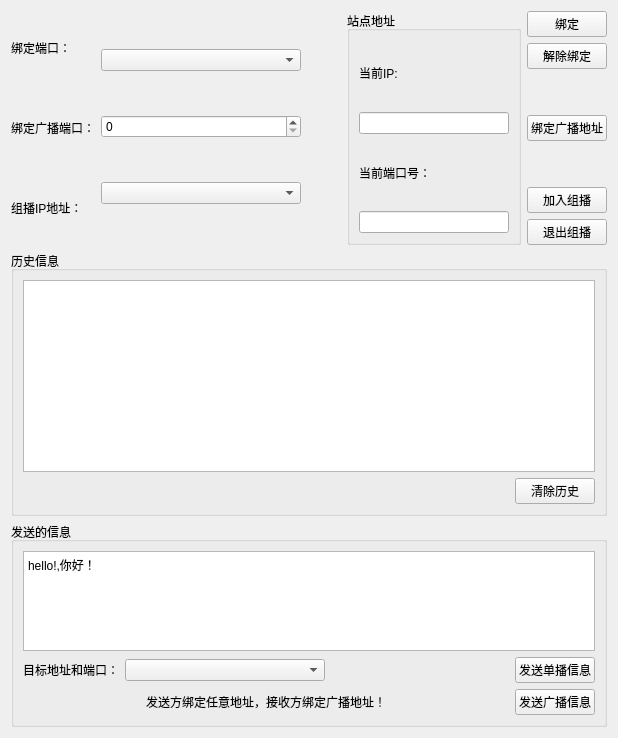
          <widget class="QWidget" name="tab_2">
           <attribute name="title">
            <string>Tab 2</string>
           </attribute>
           <layout class="QGridLayout" name="gridLayout_9">
            <item row="0" column="0">
             <layout class="QHBoxLayout" name="horizontalLayout_10">
              <item>
               <layout class="QVBoxLayout" name="verticalLayout_7">
                <item>
                 <widget class="QLabel" name="label_29">
                  <property name="text">
                   <string>绑定端口：</string>
                  </property>
                 </widget>
                </item>
                <item>
                 <widget class="QLabel" name="label_31">
                  <property name="text">
                   <string>绑定广播端口：</string>
                  </property>
                 </widget>
                </item>
                <item>
                 <widget class="QLabel" name="label_32">
                  <property name="text">
                   <string>组播IP地址：</string>
                  </property>
                 </widget>
                </item>
               </layout>
              </item>
              <item>
               <layout class="QVBoxLayout" name="verticalLayout_8">
                <item>
                 <widget class="QComboBox" name="udp_bind_ip_cbox_3">
                  <property name="minimumSize">
                   <size>
                    <width>200</width>
                    <height>0</height>
                   </size>
                  </property>
                 </widget>
                </item>
                <item>
                 <widget class="QSpinBox" name="udp_bind_port_sbox_3"/>
                </item>
                <item>
                 <widget class="QComboBox" name="udp_group_ip_cbox_2"/>
                </item>
               </layout>
              </item>
              <item>
               <spacer name="horizontalSpacer_25">
                <property name="orientation">
                 <enum>Qt::Horizontal</enum>
                </property>
                <property name="sizeHint" stdset="0">
                 <size>
                  <width>40</width>
                  <height>20</height>
                 </size>
                </property>
               </spacer>
              </item>
              <item>
               <widget class="QGroupBox" name="groupBox_7">
                <property name="title">
                 <string>站点地址</string>
                </property>
                <layout class="QGridLayout" name="gridLayout_16">
                 <item row="1" column="0">
                  <widget class="QLineEdit" name="udp_current_ip_lEdit_3">
                   <property name="minimumSize">
                    <size>
                     <width>150</width>
                     <height>0</height>
                    </size>
                   </property>
                   <property name="text">
                    <string/>
                   </property>
                   <property name="readOnly">
                    <bool>true</bool>
                   </property>
                  </widget>
                 </item>
                 <item row="0" column="0">
                  <widget class="QLabel" name="label_34">
                   <property name="text">
                    <string>当前IP:</string>
                   </property>
                  </widget>
                 </item>
                 <item row="2" column="0">
                  <widget class="QLabel" name="label_35">
                   <property name="text">
                    <string>当前端口号：</string>
                   </property>
                  </widget>
                 </item>
                 <item row="3" column="0">
                  <widget class="QLineEdit" name="udp_current_port_lEdit_3">
                   <property name="minimumSize">
                    <size>
                     <width>150</width>
                     <height>0</height>
                    </size>
                   </property>
                   <property name="readOnly">
                    <bool>true</bool>
                   </property>
                  </widget>
                 </item>
                </layout>
               </widget>
              </item>
              <item>
               <layout class="QVBoxLayout" name="verticalLayout_9">
                <item>
                 <widget class="QPushButton" name="udp_bind_btn_3">
                  <property name="text">
                   <string>绑定</string>
                  </property>
                 </widget>
                </item>
                <item>
                 <widget class="QPushButton" name="udp_unbind_btn_3">
                  <property name="text">
                   <string>解除绑定</string>
                  </property>
                 </widget>
                </item>
                <item>
                 <spacer name="verticalSpacer_4">
                  <property name="orientation">
                   <enum>Qt::Vertical</enum>
                  </property>
                  <property name="sizeHint" stdset="0">
                   <size>
                    <width>20</width>
                    <height>40</height>
                   </size>
                  </property>
                 </spacer>
                </item>
                <item>
                 <widget class="QPushButton" name="udp_bind_bCast_btn_3">
                  <property name="text">
                   <string>绑定广播地址</string>
                  </property>
                 </widget>
                </item>
                <item>
                 <spacer name="verticalSpacer_5">
                  <property name="orientation">
                   <enum>Qt::Vertical</enum>
                  </property>
                  <property name="sizeHint" stdset="0">
                   <size>
                    <width>20</width>
                    <height>40</height>
                   </size>
                  </property>
                 </spacer>
                </item>
                <item>
                 <widget class="QPushButton" name="udp_join_multi_btn_2">
                  <property name="text">
                   <string>加入组播</string>
                  </property>
                 </widget>
                </item>
                <item>
                 <widget class="QPushButton" name="udp_leave_multi_btn_2">
                  <property name="text">
                   <string>退出组播</string>
                  </property>
                 </widget>
                </item>
               </layout>
              </item>
             </layout>
            </item>
            <item row="1" column="0">
             <widget class="QGroupBox" name="groupBox_14">
              <property name="title">
               <string>历史信息</string>
              </property>
              <layout class="QGridLayout" name="gridLayout_20">
               <item row="0" column="0" colspan="2">
                <widget class="QListWidget" name="udp_listWidget_3"/>
               </item>
               <item row="1" column="0">
                <spacer name="horizontalSpacer_30">
                 <property name="orientation">
                  <enum>Qt::Horizontal</enum>
                 </property>
                 <property name="sizeHint" stdset="0">
                  <size>
                   <width>473</width>
                   <height>20</height>
                  </size>
                 </property>
                </spacer>
               </item>
               <item row="1" column="1">
                <widget class="QPushButton" name="udp_history_clear_3">
                 <property name="text">
                  <string>清除历史</string>
                 </property>
                </widget>
               </item>
              </layout>
             </widget>
            </item>
            <item row="2" column="0">
             <widget class="QGroupBox" name="groupBox_13">
              <property name="sizePolicy">
               <sizepolicy hsizetype="Preferred" vsizetype="Fixed">
                <horstretch>0</horstretch>
                <verstretch>0</verstretch>
               </sizepolicy>
              </property>
              <property name="title">
               <string>发送的信息</string>
              </property>
              <layout class="QGridLayout" name="gridLayout_19">
               <item row="0" column="0">
                <widget class="QTextEdit" name="udp_send_textEdit_3">
                 <property name="sizePolicy">
                  <sizepolicy hsizetype="Expanding" vsizetype="Expanding">
                   <horstretch>0</horstretch>
                   <verstretch>0</verstretch>
                  </sizepolicy>
                 </property>
                 <property name="maximumSize">
                  <size>
                   <width>16777215</width>
                   <height>100</height>
                  </size>
                 </property>
                 <property name="html">
                  <string>&lt;!DOCTYPE HTML PUBLIC &quot;-//W3C//DTD HTML 4.0//EN&quot; &quot;http://www.w3.org/TR/REC-html40/strict.dtd&quot;&gt;
&lt;html&gt;&lt;head&gt;&lt;meta name=&quot;qrichtext&quot; content=&quot;1&quot; /&gt;&lt;style type=&quot;text/css&quot;&gt;
p, li { white-space: pre-wrap; }
&lt;/style&gt;&lt;/head&gt;&lt;body style=&quot; font-family:'SimSun'; font-size:9pt; font-weight:400; font-style:normal;&quot;&gt;
&lt;p style=&quot; margin-top:0px; margin-bottom:0px; margin-left:0px; margin-right:0px; -qt-block-indent:0; text-indent:0px;&quot;&gt;hello!,你好！&lt;/p&gt;&lt;/body&gt;&lt;/html&gt;</string>
                 </property>
                </widget>
               </item>
               <item row="2" column="0">
                <layout class="QHBoxLayout" name="horizontalLayout_11">
                 <item>
                  <spacer name="horizontalSpacer_26">
                   <property name="orientation">
                    <enum>Qt::Horizontal</enum>
                   </property>
                   <property name="sizeHint" stdset="0">
                    <size>
                     <width>40</width>
                     <height>20</height>
                    </size>
                   </property>
                  </spacer>
                 </item>
                 <item>
                  <widget class="QLabel" name="label_27">
                   <property name="text">
                    <string>发送方绑定任意地址，接收方绑定广播地址！</string>
                   </property>
                  </widget>
                 </item>
                 <item>
                  <spacer name="horizontalSpacer_28">
                   <property name="orientation">
                    <enum>Qt::Horizontal</enum>
                   </property>
                   <property name="sizeHint" stdset="0">
                    <size>
                     <width>40</width>
                     <height>20</height>
                    </size>
                   </property>
                  </spacer>
                 </item>
                 <item>
                  <widget class="QPushButton" name="udp_broadcast_btn_3">
                   <property name="text">
                    <string>发送广播信息</string>
                   </property>
                  </widget>
                 </item>
                </layout>
               </item>
               <item row="1" column="0">
                <layout class="QHBoxLayout" name="horizontalLayout_12">
                 <item>
                  <widget class="QLabel" name="label_30">
                   <property name="text">
                    <string>目标地址和端口：</string>
                   </property>
                  </widget>
                 </item>
                 <item>
                  <widget class="QComboBox" name="udp_destination_cbox_3">
                   <property name="minimumSize">
                    <size>
                     <width>200</width>
                     <height>0</height>
                    </size>
                   </property>
                  </widget>
                 </item>
                 <item>
                  <spacer name="horizontalSpacer_29">
                   <property name="orientation">
                    <enum>Qt::Horizontal</enum>
                   </property>
                   <property name="sizeHint" stdset="0">
                    <size>
                     <width>115</width>
                     <height>20</height>
                    </size>
                   </property>
                  </spacer>
                 </item>
                 <item>
                  <widget class="QPushButton" name="udp_unicast_btn_3">
                   <property name="text">
                    <string>发送单播信息</string>
                   </property>
                  </widget>
                 </item>
                </layout>
               </item>
              </layout>
             </widget>
            </item>
           </layout>
          </widget>
